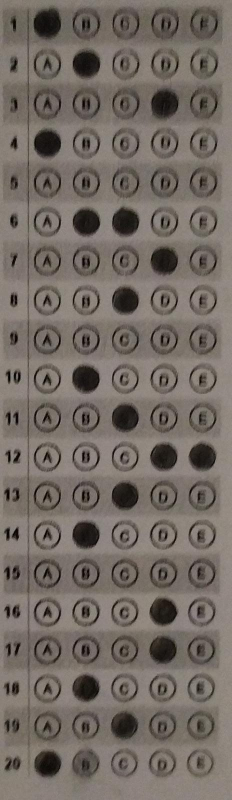
#> input picture Optical Forms/5-2.jpg, 464 x 1600 px (shown at 1/2 size)
$ python -i modules.py   (imports and definitions only)
#> lines starting #> are read from the running program, lines starting #| are printed output that depends on the picture; after the words box and inside, x2 and y2 are one past the last pixel; in counts of white or black regions, pixels touching at a corner belong together
import cv2
import numpy as np
import skimage.filters
import inputs

inputImage, numberOfQuestions, numberOfChoices, partialGrade, correctAnswers = \
    inputs.inputImage, inputs.numberOfQuestions, inputs.numberOfChoices, inputs.partialGrade, inputs.correctAnswers


def rescaleFrame(frame, scale):
    """
    Rescales a frame by a given scale factor. This function resizes an input frame by multiplying its dimensions with
    a scale factor, and returns the resulting rescaled frame for further processing or display.

    :param frame: The input frame to be rescaled.
    :param scale: The scale factor to resize the frame (default is 0.5). The scale value should be a floating-point
                  number between 0 and 1. A scale factor of 1 represents the original size of the frame, while a scale
                  factor of 0.5 reduces the frame dimensions by half.
    :return: The rescaled frame.

    """

    width = int(frame.shape[1] * scale)
    height = int(frame.shape[0] * scale)
    dimensions = (width, height)

    return cv2.resize(frame, dimensions, interpolation=cv2.INTER_AREA)


def imageProcessing():
    """
    Performs image processing tasks on the original image.

    :return: A tuple containing the detected circles and the rescaled image.
             The detected circles are represented by the variable 'circles', which can be None if no circles are found.
             The rescaled image is represented by the variable 'rescaledImage'.
    """

    originalImage = cv2.imread(inputImage)
#> originalImage is the input picture: shape (1600, 464, 3); mean B, G, R 99.8, 106.7, 115.3
    original = rescaleFrame(originalImage, 0.5)
#> in rescaleFrame, `return cv2.resize(frame, dimensions, interpolation=cv2.INTER_AREA)`:
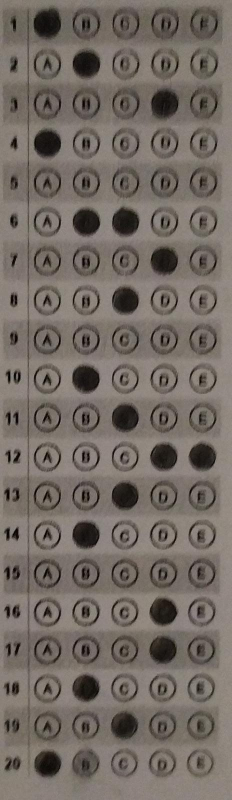
#> returned value: shape (800, 232, 3); mean of channels 0, 1, 2 99.9, 106.8, 115.4; drawn as B, G, R
    rescaledImage = rescaleFrame(originalImage, 0.5)
    # cv2.imshow("Rescaled image", rescaledImage)

    gray = cv2.cvtColor(rescaledImage, cv2.COLOR_BGR2GRAY)
    # cv2.imshow("Gray", gray)

    blurred = cv2.GaussianBlur(gray, (15, 15), 0)
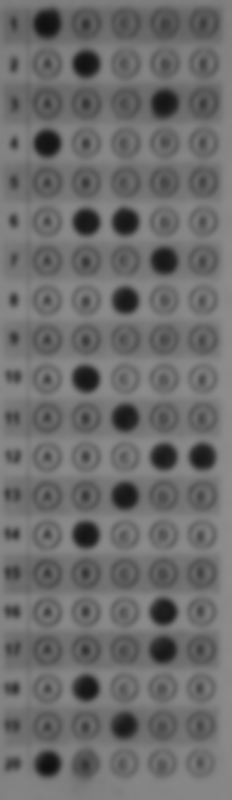
#> blurred: shape (800, 232); min 15, max 142, mean 108.7
    # cv2.imshow("Blurred", blurred)

    # Threshold value
    t = skimage.filters.threshold_otsu(blurred) - 48
#> t = 50
    # print("Found automatic threshold t = {}.".format(t))

    # All pixels value above t will be set to 255
    th, thresholdImage = cv2.threshold(blurred, t, 255, cv2.THRESH_BINARY_INV)
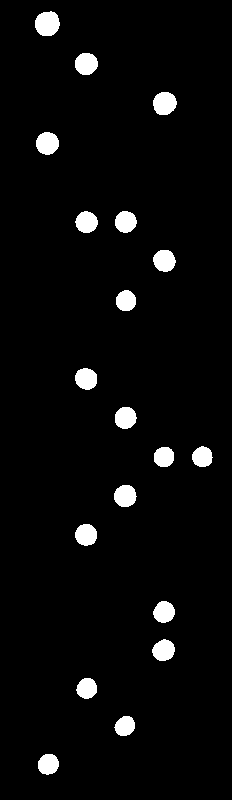
#> thresholdImage: shape (800, 232); 3.9% white; 19 white regions, largest, box (x1, y1, x2, y2) and area: (35, 11, 60, 36) 495, (153, 92, 177, 115) 437, (36, 132, 59, 155) 415
#> th = 50
    # cv2.imshow('th', thresholdImage)

    # Detects circles using the Hough transform method
    circles = cv2.HoughCircles(thresholdImage, cv2.HOUGH_GRADIENT, 1, 20, param1=25, param2=10, minRadius=5,
                               maxRadius=20)
#> circles = 19 rows, first 8: [46.5, 142.5, 11.8], [163.5, 611.5, 11.1], [163.5, 649.5, 11], [47.5, 763.5, 11], [86.5, 63.5, 11.1], [201.5, 456.5, 9.6], [163.5, 456.5, 10.6], [125.5, 496.5, 12.2]
    print(circles)
#> (printed output is left out)
    original = original[:, :, 0]

    # Concatenate image horizontally
    processing = np.concatenate((original, gray, blurred, thresholdImage), axis=1)
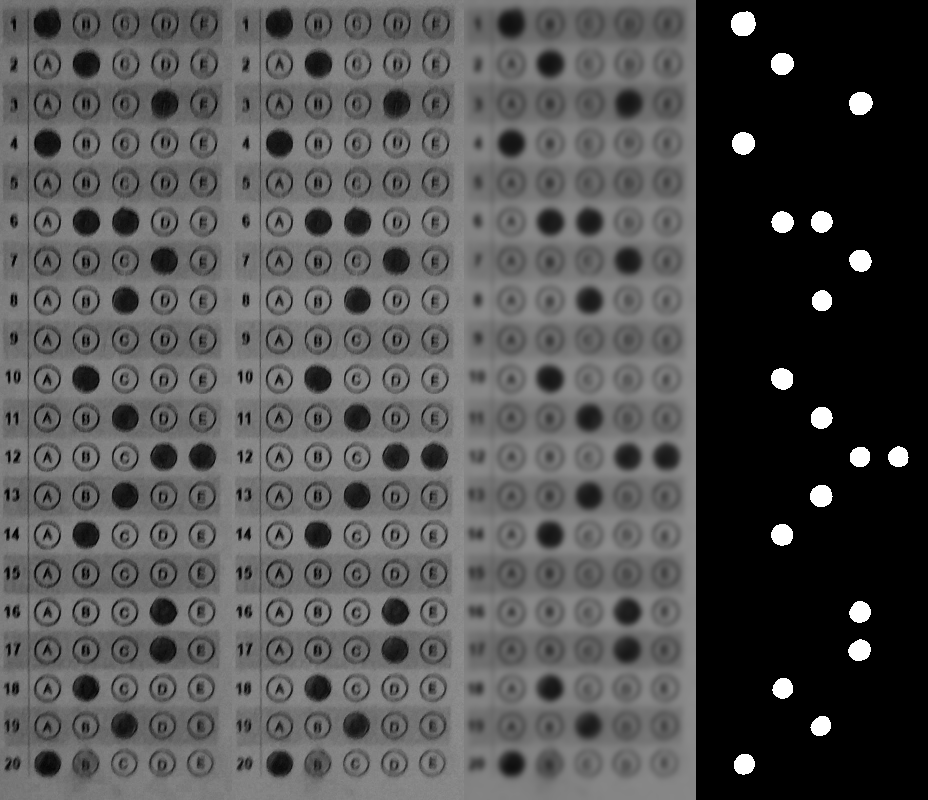
#> processing: shape (800, 928); min 0, max 255, mean 81.8
    leftWindowName = 'Image Processing (Original - Gray -  Blur - Threshold)'

    cv2.imshow(leftWindowName, rescaleFrame(processing, 0.7))
    cv2.moveWindow(leftWindowName, 20, 30)

    return circles, rescaledImage


# [252 lines left out: functions categorizingCircles, evaluation, showOutput, printOutputs, not called in this run]

>>> result = imageProcessing()

$ run again, with Optical Forms/3-1.jpg copied over Optical Forms/5-2.jpg
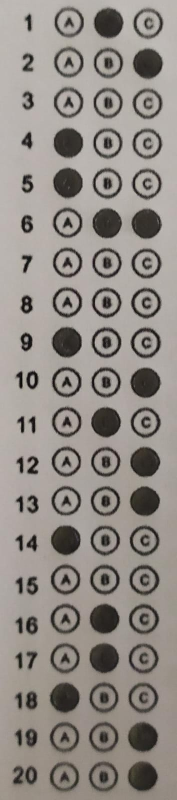
#> input picture Optical Forms/3-1.jpg, 354 x 1600 px (shown at 1/2 size)
#> in imageProcessing, originalImage is the input picture: shape (1600, 354, 3); mean B, G, R 134.6, 140, 146.1
#> t = 82
#> in imageProcessing, `th, thresholdImage = cv2.threshold(blurred, t, 255, cv2.THRESH_BINARY_..`:
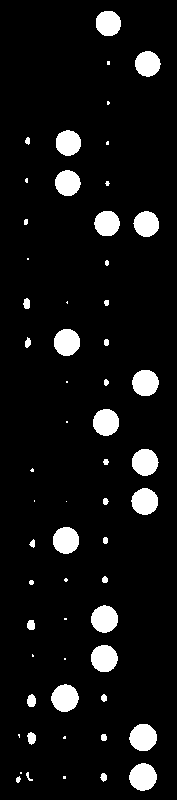
#> thresholdImage: shape (800, 177); 7.3% white; 59 white regions (20 under 20 px), largest, box (x1, y1, x2, y2) and area: (129, 763, 157, 791) 594, (51, 684, 79, 712) 586, (129, 724, 157, 751) 585
#> circles = 17 rows, first 8: [67.5, 142.5, 13], [65.5, 539.5, 13.7], [144.5, 462.5, 13.1], [142.5, 736.5, 14.1], [105.5, 422.5, 13.1], [145.5, 382.5, 13], [66.5, 342.5, 13.1], [103.5, 658.5, 13.1]
#> (printed output is left out)
#> in imageProcessing, `processing = np.concatenate((original, gray, blurred, thresholdImage),..`:
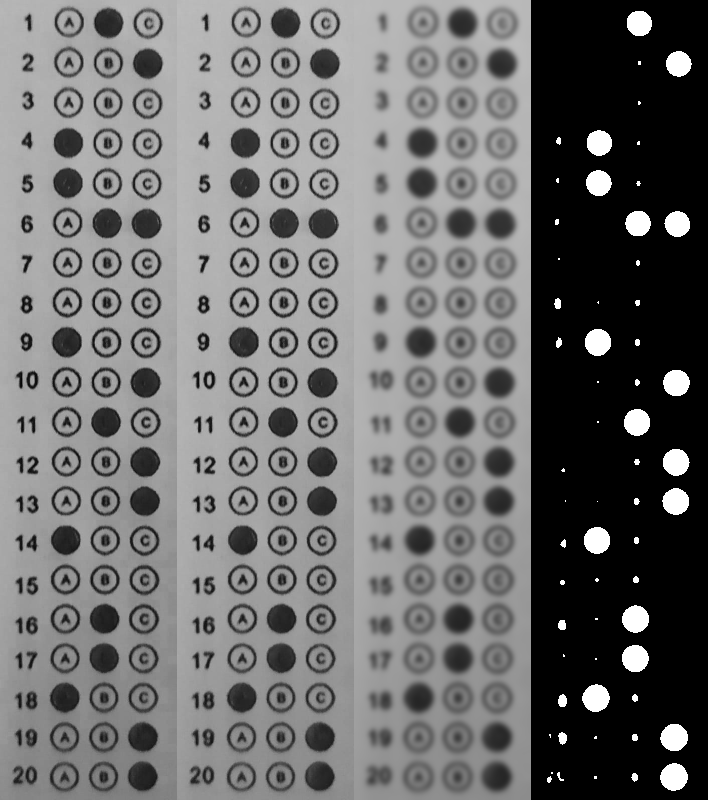
#> processing: shape (800, 708); min 0, max 255, mean 109

$ run again, with Optical Forms/3-2.jpg copied over Optical Forms/5-2.jpg
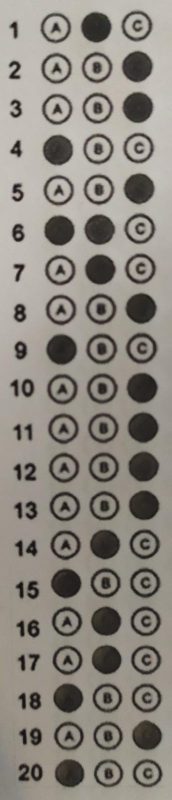
#> input picture Optical Forms/3-2.jpg, 344 x 1600 px (shown at 1/2 size)
#> in imageProcessing, originalImage is the input picture: shape (1600, 344, 3); mean B, G, R 127.9, 135.6, 140.7
#> t = 76
#> in imageProcessing, `th, thresholdImage = cv2.threshold(blurred, t, 255, cv2.THRESH_BINARY_..`:
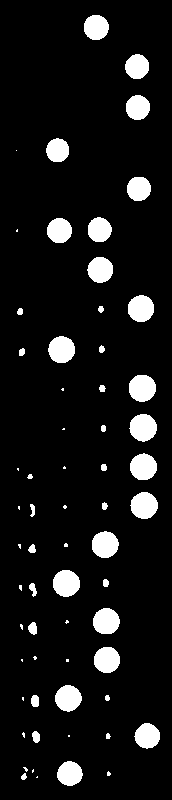
#> thresholdImage: shape (800, 172); 8.8% white; 63 white regions (23 under 20 px), largest, box (x1, y1, x2, y2) and area: (129, 414, 157, 442) 591, (129, 375, 156, 402) 586, (130, 492, 158, 519) 577
#> circles = 21 rows, first 8: [104.5, 543.5, 13.8], [142.5, 426.5, 13.2], [140.5, 308.5, 13], [106.5, 659.5, 13.4], [136.5, 66.5, 12], [69.5, 772.5, 12.2], [60.5, 349.5, 13.2], [143.5, 466.5, 13.1]
#> (printed output is left out)
#> in rescaleFrame (call 3), `return cv2.resize(frame, dimensions, interpolation=cv2.INTER_AREA)`:
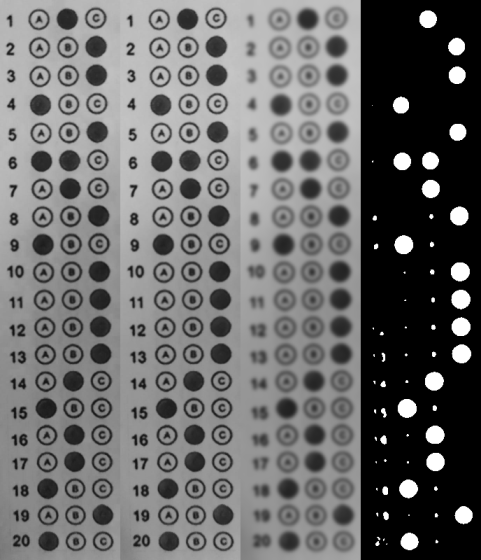
#> returned value: shape (560, 481); min 0, max 255, mean 105.8

$ run again, with Optical Forms/4-1.jpg copied over Optical Forms/5-2.jpg
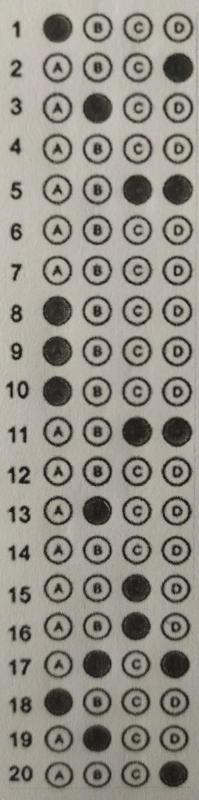
#> input picture Optical Forms/4-1.jpg, 397 x 1600 px (shown at 1/2 size)
#> in imageProcessing, originalImage is the input picture: shape (1600, 397, 3); mean B, G, R 135.6, 144.2, 148
#> t = 88
#> in imageProcessing, `th, thresholdImage = cv2.threshold(blurred, t, 255, cv2.THRESH_BINARY_..`:
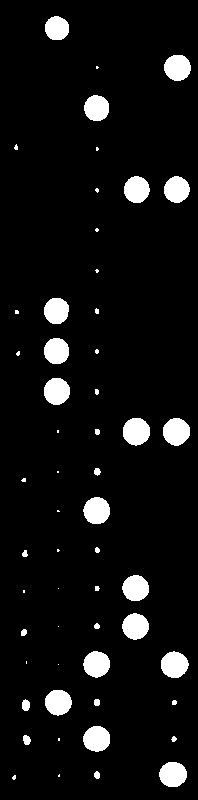
#> thresholdImage: shape (800, 198); 6.7% white; 55 white regions (22 under 20 px), largest, box (x1, y1, x2, y2) and area: (123, 418, 150, 446) 595, (163, 418, 190, 446) 584, (161, 651, 189, 678) 572
#> circles = 18 rows, first 8: [176.5, 189.5, 13], [56.5, 27.5, 12.4], [135.5, 430.5, 13.2], [175.5, 430.5, 13.2], [177.5, 67.5, 13.1], [96.5, 663.5, 12.9], [96.5, 509.5, 13.2], [56.5, 390.5, 13.8]
#> (printed output is left out)
#> in imageProcessing, `processing = np.concatenate((original, gray, blurred, thresholdImage),..`:
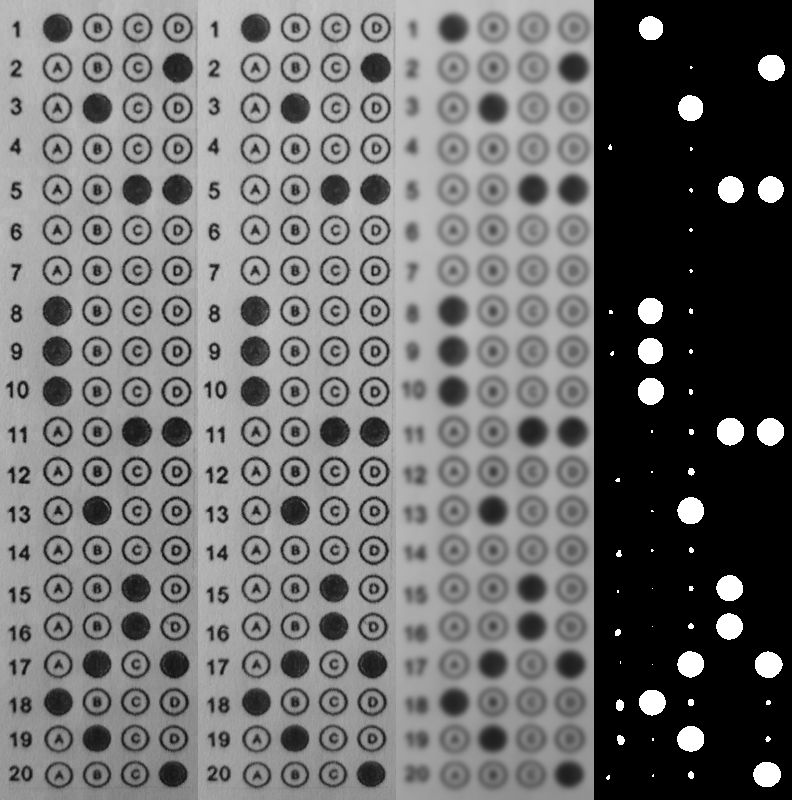
#> processing: shape (800, 792); min 0, max 255, mean 110.3
